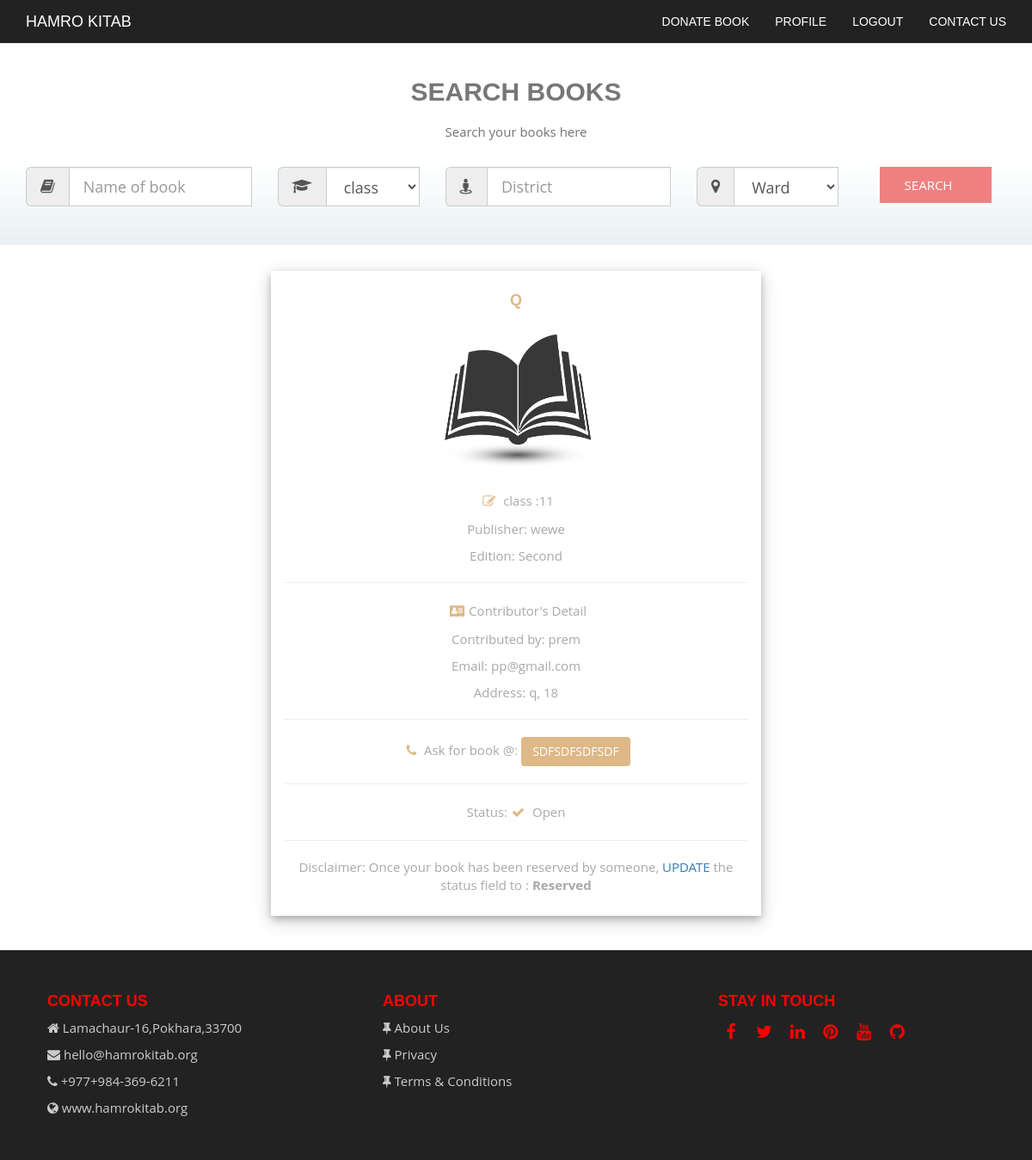
The app's page /book_detail/73/ (signed in), older data.
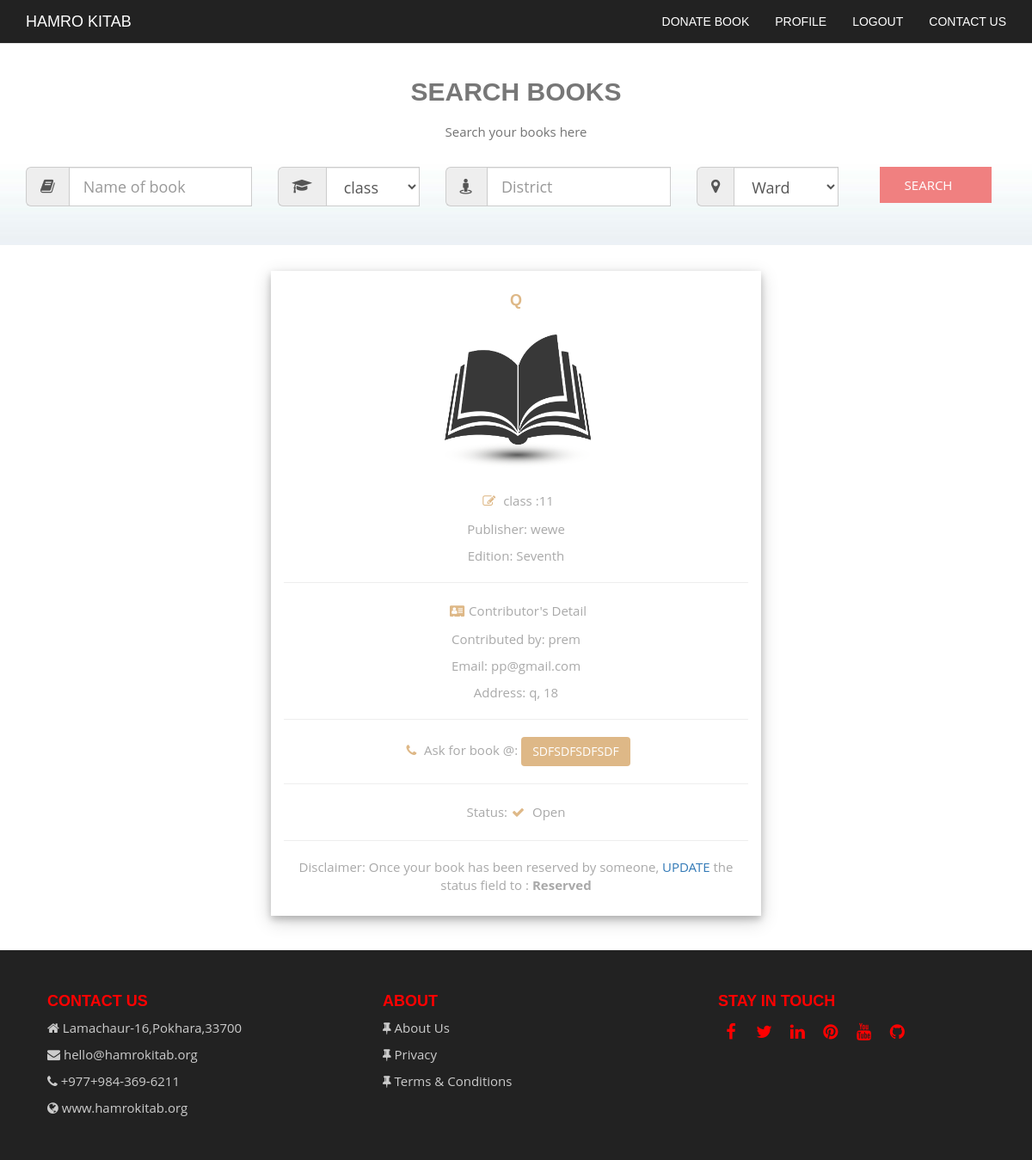
The same page, newer data.
### donate/models.py (models this page shows, shortened)
class Details(models.Model):
    user= models.ForeignKey(settings.AUTH_USER_MODEL, null=True)
    Name = models.CharField(max_length=200)
    Class= models.IntegerField(validators=[MaxValueValidator(13), MinValueValidator(1)])
    Publisher= models.CharField(max_length=200)
    Edition= models.CharField(max_length=10, choices=EDITION_CHOICES)
    Status= models.CharField(max_length=10, choices=ST_CHOICES)
    Your_District= models.CharField(max_length=100)
    Ward_number= models.IntegerField(validators=[MaxValueValidator(36), MinValueValidator(1)])
    Phone_number= models.CharField(max_length=100)

### donate/views.py (the view)
# urls.py: url(r'^book_detail/(?P<id>\d+)/$', donate_views.book_detail, name = "book_detail"),
@login_required(login_url='/login/')
def book_detail(request, id):
    instance = get_object_or_404(Details, id=id)
    context = {
        "instance": instance,
        "ward_count": [1, 2, 3, 4, 5, 6, 7, 8, 9, 10, 11, 12, 13, 14, 15, 16, 17, 18, 19, 20, 21, 22, 23, 24, 25, 26,
                       27, 28, 29, 30, 31, 32, 33, 34, 35],
        "class_count": [1, 2, 3, 4, 5, 6, 7, 8, 9, 10, 11, 12],
        "edition_count": ["First", "Second", "Third", "Forth", "Fifth", "Sixth", "Seventh", "Eighth", "Ninth", "Tenth"],
    }
    return render(request, 'donate/book_detail.html', context)

### donate/templates/donate/book_detail.html (shortened to what the changed rows need)
{% load staticfiles %}
<!DOCTYPE html>
<html lang="en">
  <head>
    <link href="{% static 'donate/css/bootstrap.min.css' %}" rel="stylesheet">
    <link rel="stylesheet" href="{% static 'donate/font-awesome-4.7.0/css/font-awesome.min.css' %}">
    <link rel = "stylesheet" href="{% static 'donate/css/book_detail.css' %}">
    <link rel="stylesheet" href="{% static 'donate/css/animate.min.css' %}">
  </head>
  <body>
      <form method="GET" action="{% url 'search_list' %}">
      <div id="search" class="search">
          <div class="container">
              <div class="row">
                  <h2 class="wow fadeInUp">Search Books</h2>
              </div>
          </div>
      </div>
      </form>
      <div class="book_ko_detail">
      <div class="container">
          <div class="border hvr-float col-lg-6 col-md-6 wow fadeInUp" data-wow-delay="0.1s ">
              <h4>{{instance.Name}} </h4>
              <img class="id3h " src="{% static 'donate/images/rerl.png' %}">
              <p><i class="fa fa-pencil-square-o" aria-hidden="true"></i> class :{{instance.Class}}</p>
              <p> Publisher: {{instance.Publisher}}</p>
              <p> Edition: {{instance.Edition}}</p><hr>
              <p> <i class="fa fa-address-card" aria-hidden="true"></i>Contributor's Detail </p>
              <p> Contributed by: {{instance.user.first_name}}</p>
              <p> Email: {{instance.user.email}}</p>
              <p> Address: {{instance.Your_District}}, {{instance.Ward_number}}</p> <hr>
              <p><i class="fa fa-phone" aria hidden="true"></i> Ask for book @: <button class="btn btn-md ">{{instance.Phone_number}}</button></p><hr>
              <p> Status:<i class="fa fa-check" aria hidden="true"></i> {{instance.Status}}</p><hr>
         {% if instance.user.id == request.user.id %}
              <p> Disclaimer: Once your book has been reserved by someone, <a href=' {% url "update" id=instance.id %} '>UPDATE</a> the status field to : <strong>Reserved</strong></p>
         {% endif %}
          </div>
     </div>
      </div>
  </body>
</html>

Row changes from the older to the newer data that the page shows:
changed Details "wewe": Edition "Second" → "Seventh"
